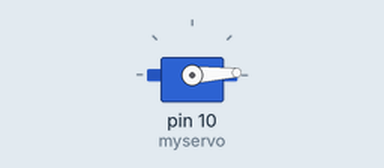
A sketch run on a simulated Arduino Uno, built with avr-gcc and run on an emulated ATmega328P. Parts: servo.

Above: at 0.05 s.
At 1.3 s:
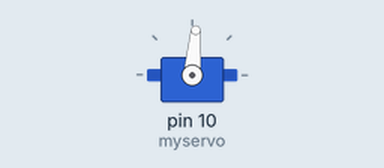
At 2.6 s:
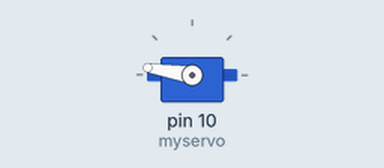
At 5.2 s:
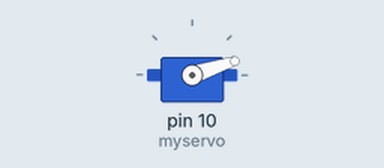
Timing chart, 0 to 7.1 s (numbered marks = the images above):
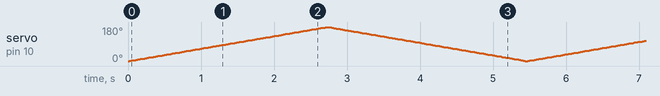

The sketch:

Servo_Sweep.ino
```cpp
#include <Servo.h>

#define servo 10 //pin location servo motor

Servo myservo; //create servo object named myservo

int pos = 0; //store servo postion

void setup() {
  myservo.attach(10);                    //attach pin location to myservo object
}

void loop() { //Main loop
  for (pos = 0; pos <= 180; pos++ ){     // from 0 to 180 degrees
    myservo.write(pos);                    // writes pos to the servo
    delay(15);}                            // wait 15ms

  for (pos = 180; pos>= 0; pos--){       // from 180 to 0 degrees
    myservo.write(pos);                  // write pos to servo
    delay(15);                           // wait 15ms
  }
}
```
